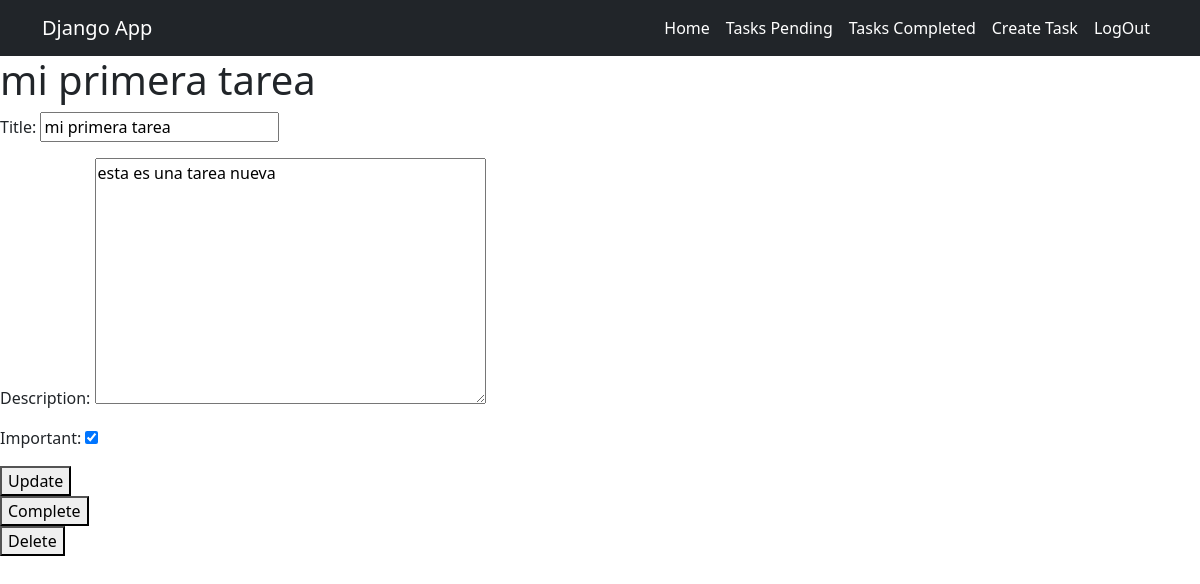
Screenshot of /tasks/1/ (signed in) with the database file from the repository.
### tasks/models.py (models this page shows, shortened)
class Task(models.Model):
    title = models.CharField(max_length=100)
    description = models.TextField(blank=True)
    created = models.DateTimeField(auto_now_add=True)
    datecompleted = models.DateTimeField(null=True, blank=True)
    important = models.BooleanField(default=False)
    user = models.ForeignKey(User, on_delete=models.CASCADE)

### tasks/views.py (the view, shortened to what this page needs)
# urls.py: path('tasks/<int:task_id>/', views.task_detail, name='task_detail' ),
@login_required
def task_detail(request, task_id):
    if request.method == 'GET':
        task=get_object_or_404(Task, pk=task_id, user=request.user)
        form = TaskForm(instance=task)
        return render(request, 'task_detail.html', {
            'task': task,
            'form': form
        })

### tasks/forms.py
class TaskForm(ModelForm):
    class Meta:
        model = Task
        fields = ['title', 'description' , 'important']

### tasks/templates/task_detail.html (shortened to what this page needs)
{% extends 'base.html' %}
{% block content %}
<h1>{{task.title}}</h1>
<form action="" method="POST">
    {{form.as_p}}
    <button>Update</button>
</form>
<form action="{% url 'complete_task' task.id %}" method="POST">
    <button>Complete</button>
</form>
<form action="{% url 'delete_task' task.id %}" method="POST">
    <button>Delete</button>
</form>
{% endblock %}

### rows the page displays
Task: title "mi primera tarea", description "esta es una tarea nueva", important "☑"
